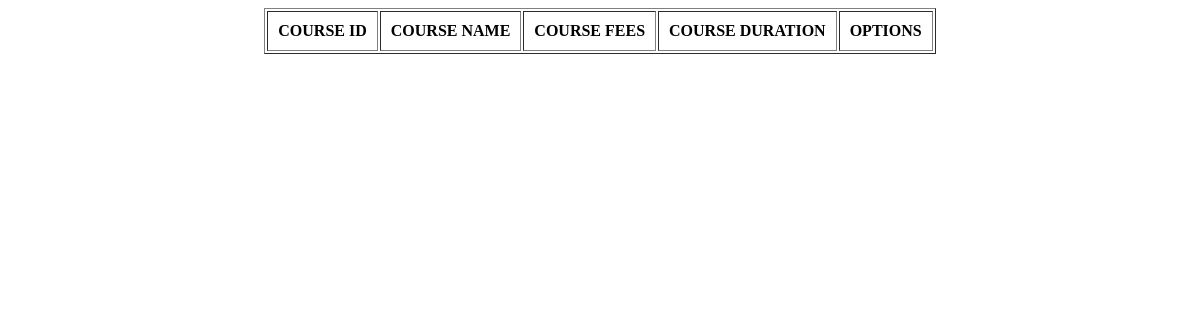
/courselist, run on an earlier commit of the app's database.
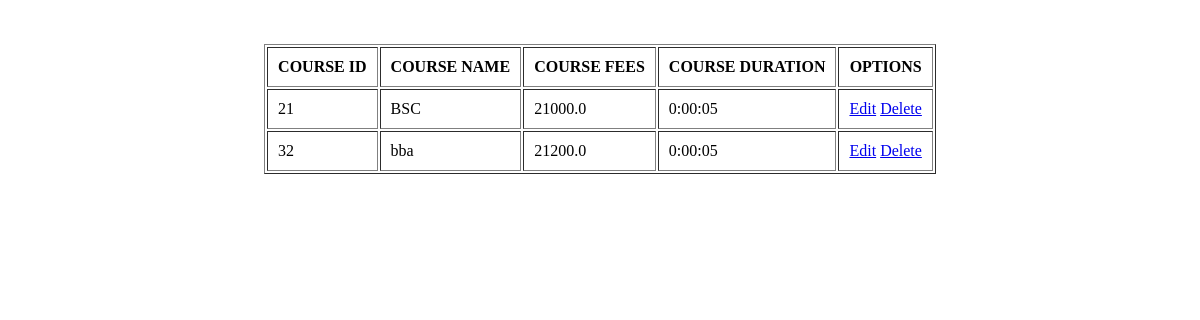
And on a later commit of the database.
### from_page/models.py (models this page shows, shortened)
class Course(models.Model):
    course_id = models.IntegerField()
    course_name = models.CharField(max_length=50)
    course_fees = models.FloatField()
    course_duration = models.DurationField(max_length=6)

### from_page/views.py (the view)
# urls.py: path('courselist',views.CourseList,name="courselist"),
def CourseList(request):
    c = Course.objects.all()
    return render(request,'courselist.html',{'f':c})

### from_page/templates/courselist.html (shortened to what this page needs)
<!DOCTYPE html>
<html lang="en">
<head>
</head>
<body>
    <form action="" method="post">
        <center>
            <table border="1">
                <tr>
                    <th>COURSE ID</th>
                    <th>COURSE NAME</th>
                    <th>COURSE FEES</th>
                    <th>COURSE DURATION</th>
                    <th>OPTIONS</th>
                </tr>
                {%for course in f%}
                <tr>
                    <td>{{course.course_id}}</td>
                    <td>{{course.course_name}}</td>
                    <td>{{course.course_fees}}</td>
                    <td>{{course.course_duration}}</td>
                    <td><a href="/editcourse/{{course.id}}">Edit</a> <a href="/deletecourse/{{course.id}}">Delete</a></td>
                </tr>
                <br>
                {%endfor%}
        </table>
        </center>
    </form>
</body>
</html>

What changed in the data, as far as the page shows it:
added Course: course_id "21", course_name "BSC", course_fees "21000.0", course_duration "0:00:05"
added Course: course_id "32", course_name "bba", course_fees "21200.0", course_duration "0:00:05"
